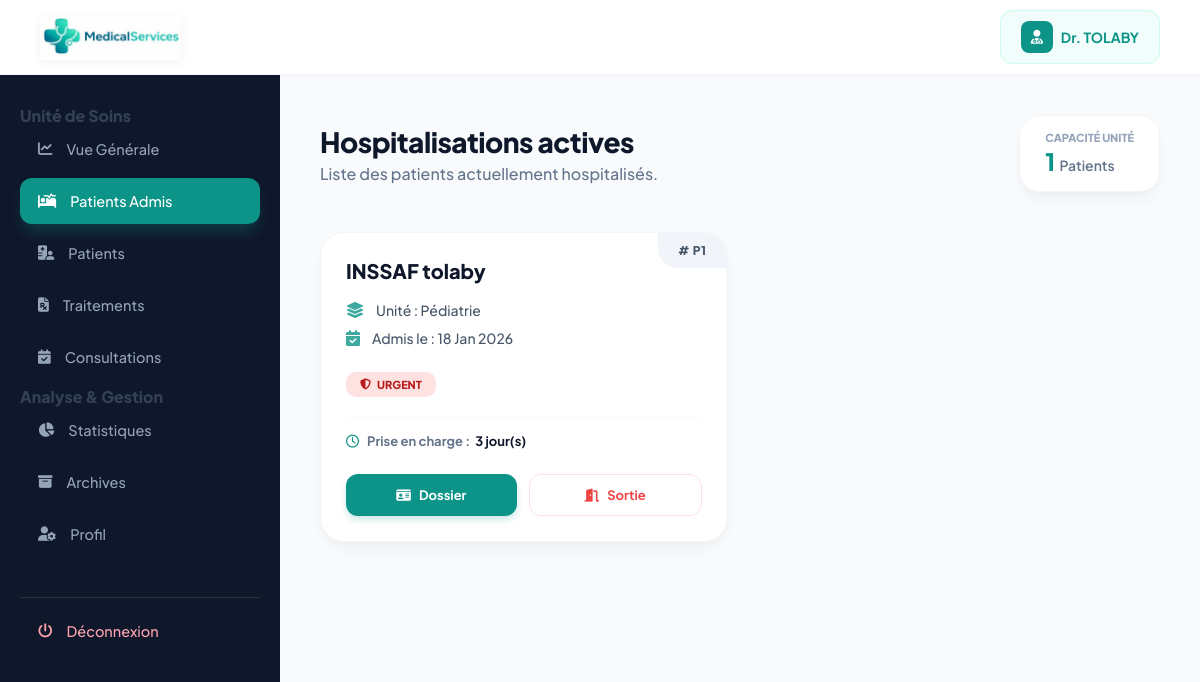
The page /connexio_utilisateur/hospitalisation.php (signed in) on the database as committed earlier.
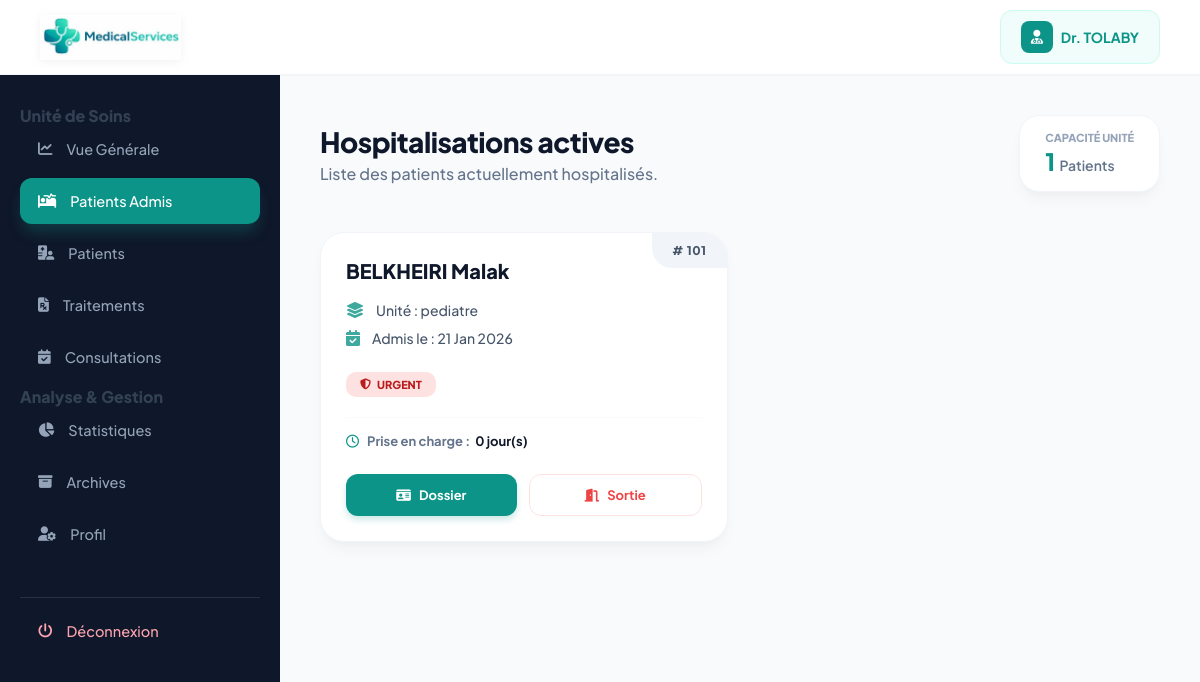
The same page on the database as committed later.
### tables this page shows
CREATE TABLE `admissions` (
  `id_admission` int(11) NOT NULL,
  `id_patient` int(11) NOT NULL,
  `id_medecin` int(11) DEFAULT NULL,
  `id_chambre` int(11) DEFAULT NULL,
  `date_admission` datetime NOT NULL,
  `date_sortie` datetime DEFAULT NULL,
  `service` varchar(100) NOT NULL,
  `motif` text NOT NULL,
  `type_admission` varchar(50) DEFAULT 'Normal',
  `statut` varchar(50) DEFAULT 'En cours',
  `created_at` datetime DEFAULT current_timestamp(),
  `updated_at` datetime DEFAULT current_timestamp() ON UPDATE current_timestamp()
);

CREATE TABLE `patients` (
  `id_patient` int(11) NOT NULL,
  `CIN` varchar(10) NOT NULL,
  `nom` varchar(50) NOT NULL,
  `prenom` varchar(50) NOT NULL,
  `date_naissance` date DEFAULT NULL,
  `sexe` varchar(255) DEFAULT NULL,
  `adresse` varchar(100) DEFAULT NULL,
  `telephone` varchar(20) DEFAULT NULL,
  `email` varchar(50) DEFAULT NULL,
  `groupe_sanguin` varchar(255) NOT NULL,
  `statut` varchar(255) NOT NULL DEFAULT 'stable',
  `allergies` text NOT NULL,
  `date_inscription` timestamp NOT NULL DEFAULT current_timestamp(),
  `id_medecin` int(11) NOT NULL
);

### connexio_utilisateur/hospitalisation.php (the view, shortened to what the changed rows need)
<?php
include("../config/connexion.php");
$user_id = (int)$_SESSION['user_id'];
$stmt_hosp = $pdo->prepare("
    SELECT
        a.id_admission, a.service, a.date_admission, a.type_admission AS statut,
        p.id_patient, p.nom, p.prenom,
        IFNULL(c.numero_chambre, 'N/A') as chambre,
        DATEDIFF(NOW(), a.date_admission) as jours
    FROM admissions a
    INNER JOIN patients p ON a.id_patient = p.id_patient
    LEFT JOIN chambres c ON a.id_chambre = c.id_chambre
    WHERE a.id_medecin = :id_med
    AND (a.date_sortie IS NULL OR a.date_sortie = '0000-00-00' OR a.date_sortie = '')
    GROUP BY a.id_admission
    ORDER BY a.date_admission DESC
");
$stmt_hosp->execute(['id_med' => $user_id]);
$admis = $stmt_hosp->fetchAll(PDO::FETCH_ASSOC);
?>
<!DOCTYPE html>
<html lang="fr">
<head>
    <link rel="stylesheet" href="https://cdnjs.cloudflare.com/ajax/libs/font-awesome/6.5.0/css/all.min.css">
</head>
<body>
<div class="container">
    <main class="content">
        <div class="page-header">
            <div class="page-title">
                <h1>Hospitalisations actives</h1>
            </div>
        </div>
        <div class="rooms-grid">
            <?php if (empty($admis)): ?>
                <div class="empty-state">
                    <div style="width: 80px; height: 80px; background: #f8fafc; border-radius: 50%; display: flex; align-items: center; justify-content: center; margin: 0 auto 20px;">
                        <i class="fa-solid fa-bed-pulse" style="font-size: 32px; color: #cbd5e1;"></i>
                    </div>
                    <h3 style="color: #1e293b; font-weight: 800; font-size: 20px;">Tout est calme</h3>
                    <p style="color: #64748b; font-weight: 500; margin-top: 8px;">Aucune hospitalisation active n'est enregistrée pour le moment.</p>
                </div>
            <?php else: ?>
                <?php foreach ($admis as $p): ?>
                <div class="card-patient">
                    <div class="chambre-tag"># <?= htmlspecialchars($p['chambre'] ?? 'S.A') ?></div>
                    <div class="patient-info">
                        <h2><?= htmlspecialchars(strtoupper($p['nom']) . ' ' . $p['prenom']) ?></h2>
                        <div class="detail-row">
                            <i class="fa-solid fa-layer-group"></i>
                            <span>Unité : <?= htmlspecialchars($p['service']) ?></span>
                        </div>
                        <div class="detail-row">
                            <i class="fa-solid fa-calendar-check"></i>
                            <span>Admis le : <?= date('d M Y', strtotime($p['date_admission'])) ?></span>
                        </div>
                        <?php
                            $statusClass = 'status-stable';
                            $currentStatut = $p['statut'];
                            if($currentStatut == 'Urgent') $statusClass = 'status-urgence';
                            elseif($currentStatut == 'Programme') $statusClass = 'status-observation';
                        ?>
                        <div class="status-badge <?= $statusClass ?>">
                            <i class="fa-solid fa-shield-halved"></i> <?= htmlspecialchars($currentStatut) ?>
                        </div>
                    </div>
                    <div class="jours-count">
                        <i class="fa-regular fa-clock" style="margin-right: 8px; color: var(--primary);"></i>
                        Prise en charge : <span style="color: #0f172a; margin-left: 5px;"> <?= $p['jours'] ?> jour(s)</span>
                    </div>
                    <div class="card-actions">
                        <a href="dossier_patient.php?id_patient=<?= $p['id_patient'] ?>" class="btn-action btn-visit">
                            <i class="fa-solid fa-id-card"></i> Dossier
                        </a>
                        <a href="traiter_sortie.php?id_adm=<?= $p['id_admission'] ?>"
                           class="btn-action btn-exit"
                           onclick="return confirm('Confirmer la sortie de ce patient ?')">
                            <i class="fa-solid fa-door-open"></i> Sortie
                        </a>
                    </div>
                </div>
                <?php endforeach; ?>
            <?php endif; ?>
        </div>
    </main>
</div>
</body>
</html>

Rows that differ between the two databases and show on the page:
no longer on this page (row edited): admissions: chambre "P1", id_patient.prenom "INSSAF tolaby", service "Pédiatrie", date_admission "18 Jan 2026", type_admission "URGENT", jours "3"
added admissions: chambre "101", id_patient.prenom "BELKHEIRI Malak", service "pediatre", date_admission "21 Jan 2026", type_admission "URGENT", jours "0"
